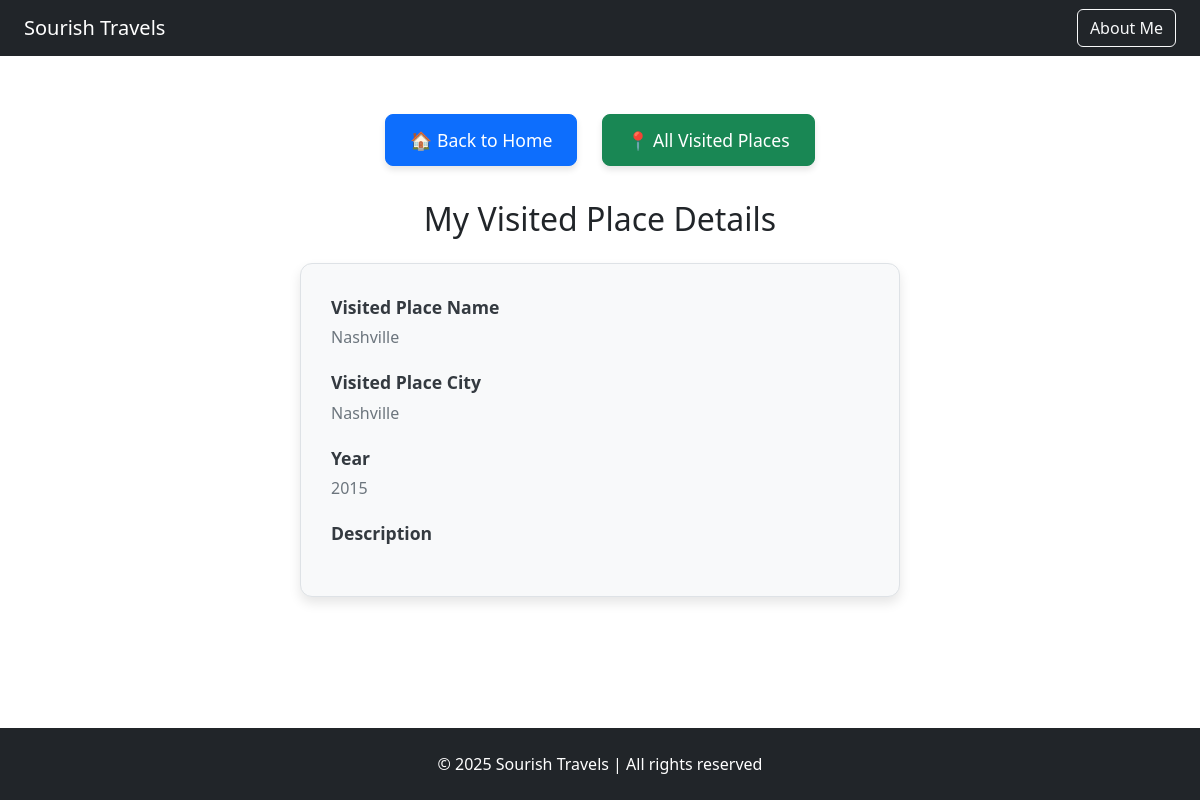
Page /sourishtravellist/17 on the earlier database version.
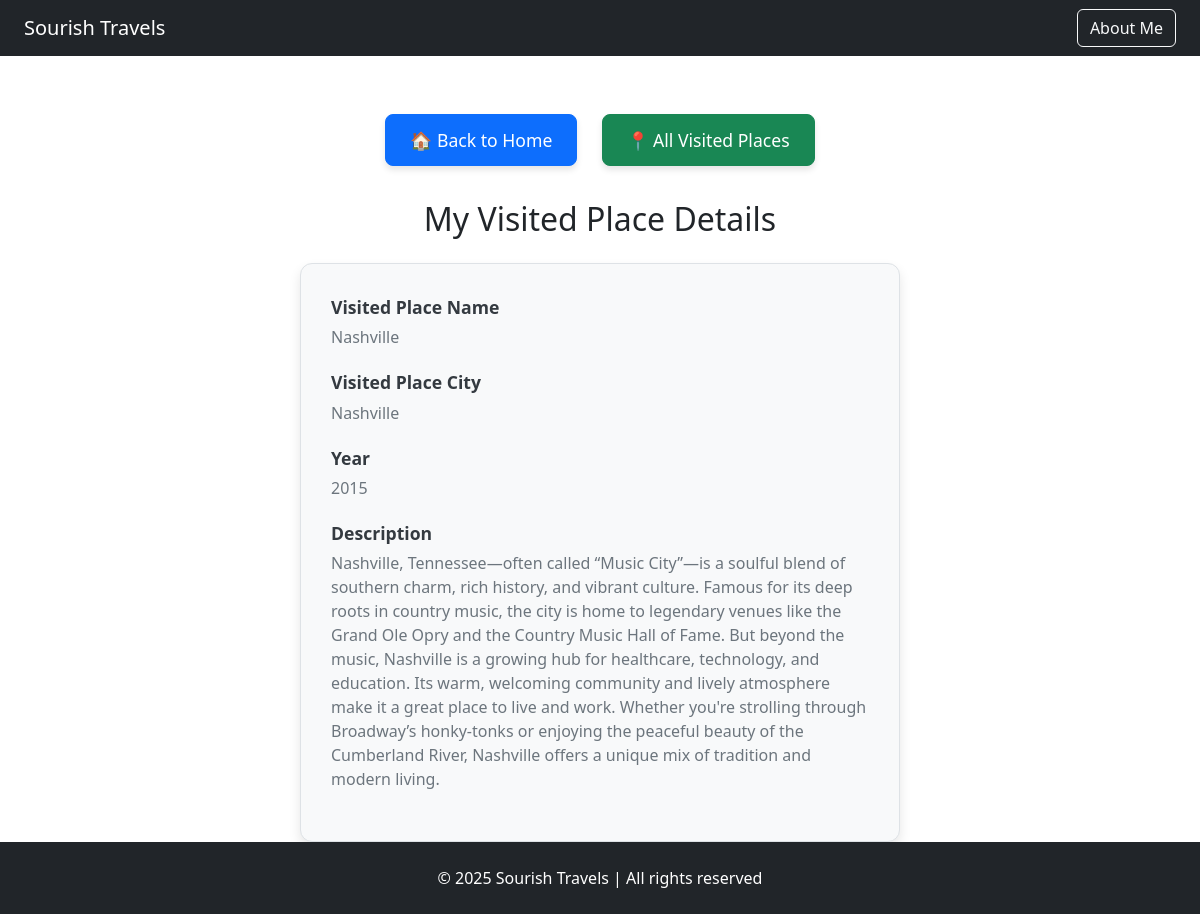
Same page on the later database version.
### sourishtravellist/models.py (models this page shows)
class PlacesVisited(models.Model):
    place_name = models.CharField(max_length=255)
    place_city = models.CharField(max_length=255)
    place_zip = models.CharField(max_length=255)
    visited_year = models.IntegerField()
    visited_though = models.CharField(max_length=255)
    place_state = models.ForeignKey(Places, on_delete=models.CASCADE)
    record_create= models.DateTimeField(default=timezone.now)
    record_update= models.DateTimeField(default=timezone.now)
    description = models.TextField(blank=True, null=True)

### sourishtravellist/views.py (the view)
# urls.py: path('<int:place_id>', views.place_details, name='place_details'),
def place_details(request, place_id):
    try:
     placedetails = PlacesVisited.objects.get(id=place_id)
     return render(request, 'placesVisited/placeDetails.html', {'placedetails': placedetails})
    except:
        return render(request, 'placesVisited/dataNotExists.html')

### sourishtravellist/templates/placesVisited/placeDetails.html (shortened to what this page needs)
{% extends 'base.html' %}
{% block content %}
<div class="container mt-5">
    <div class="text-center mb-4">
        <a href="{% url 'home' %}" class="btn btn-primary custom-home-btn">🏠 Back to Home</a>
        <a href="{% url 'index' %}" class="btn btn-success custom-home-btn1">📍 All Visited Places</a>
    </div>
    <h2 class="text-center mb-4">My Visited Place Details</h2>
    {% if placedetails %}
    <div class="detail-card mx-auto" style="max-width: 600px;">
        <div class="detail-section">
            <div class="detail-label">Visited Place Name</div>
            <div class="detail-value">{{ placedetails.place_name }}</div>
        </div>
        <div class="detail-section">
            <div class="detail-label">Visited Place City</div>
            <div class="detail-value">{{ placedetails.place_city }}</div>
        </div>
        <div class="detail-section">
            <div class="detail-label">Year</div>
            <div class="detail-value">{{ placedetails.visited_year }}</div>
        </div>
        <div class="detail-section">
            <div class="detail-label">Description</div>
            <div class="detail-value">{{ placedetails.description }}</div>
        </div>
    </div>
    {% else %}
        <p class="text-center text-muted">No place details found.</p>
    {% endif %}
</div>
{% endblock %}

Differences in the rows shown:
changed PlacesVisited "Nashville": description (not shown) → "Nashville, Tennessee—often called “Music City”—is a soulful blend of southern charm, rich history, and vibrant culture. Famous for its deep roots in country music, the city is home to legendary venues like the Grand Ole Opry and the Country Music Hall of Fame. But beyond the music, Nashville is a growing hub for healthcare, technology, and education. Its warm, welcoming community and lively atmosphere make it a great place to live and work. Whether you're strolling through Broadway’s honky-tonks or enjoying the peaceful beauty of the Cumberland River, Nashville offers a unique mix of tradition and modern living."
